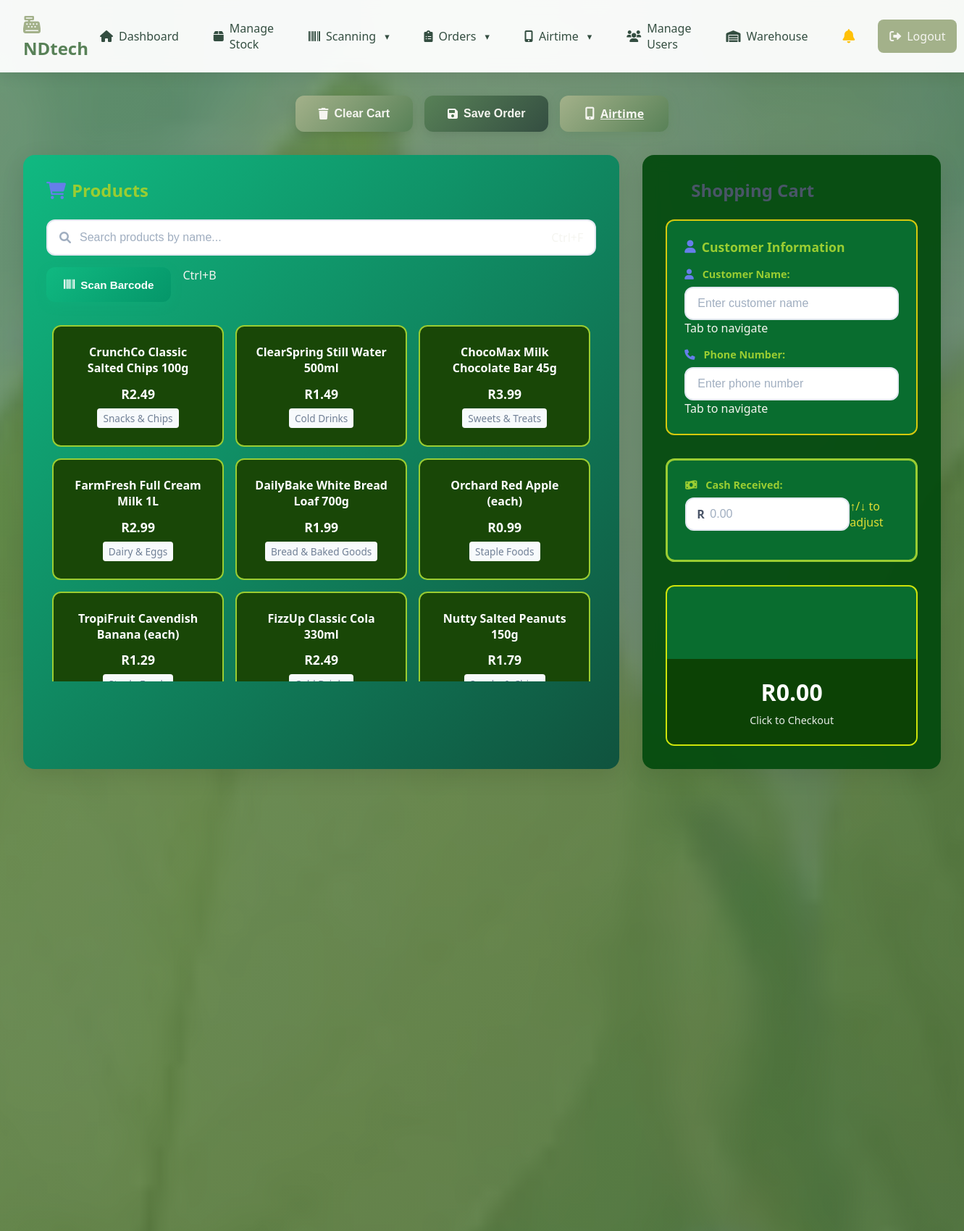
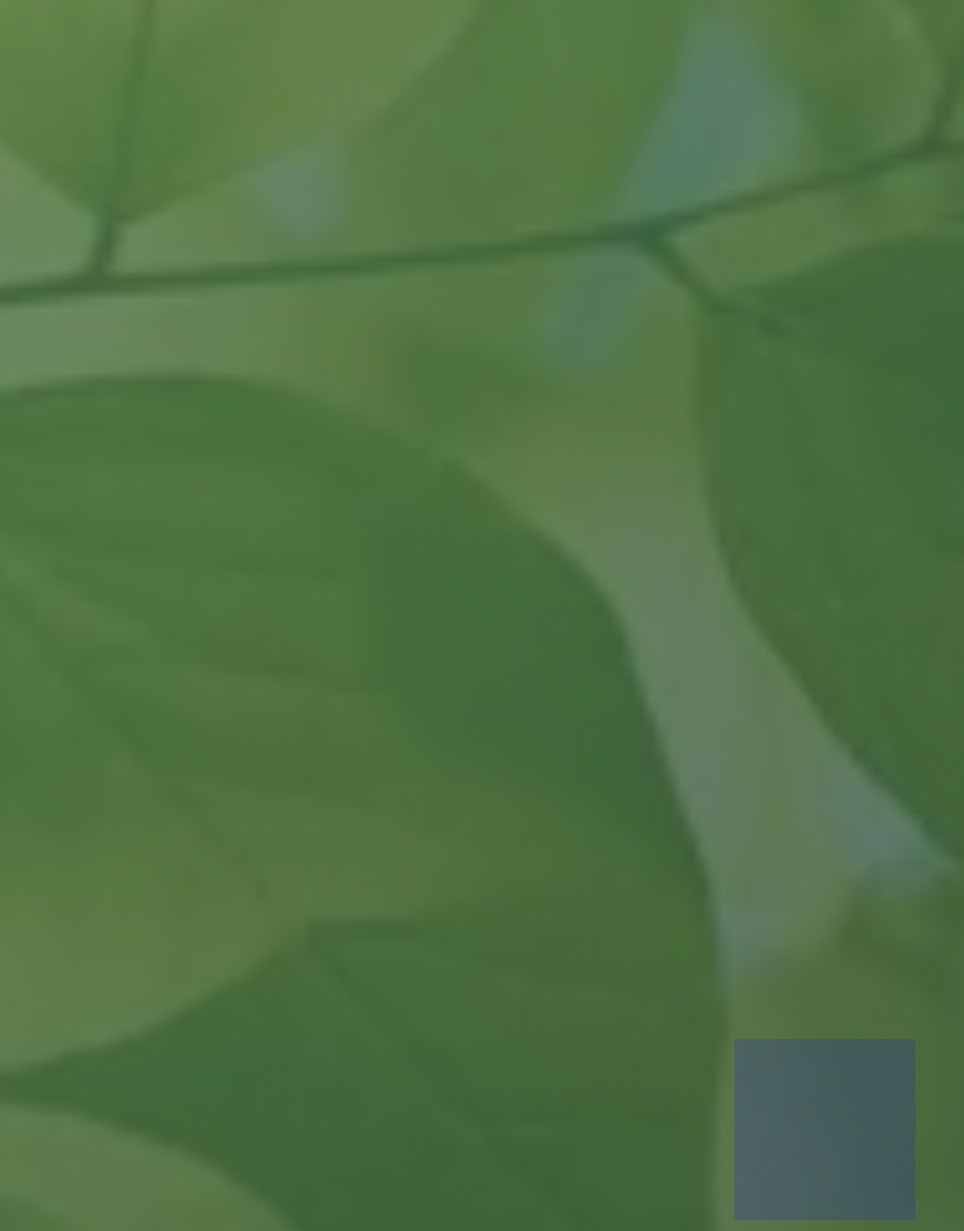
The app's page / (signed in, upper part) with its own data (2 pictures, top to bottom).
### nano/models.py (models this page shows, shortened)
class Product(models.Model):
    CATEGORY_CHOICES = [
        ('staple_foods', 'Staple Foods'),
        ('snacks_chips', 'Snacks & Chips'),
        ('cold_drinks', 'Cold Drinks'),
        ('sweets_treats', 'Sweets & Treats'),
        ('basic_groceries', 'Basic Groceries'),
        ('dairy_eggs', 'Dairy & Eggs'),
        ('bread_baked', 'Bread & Baked Goods'),
        ('canned_goods', 'Canned Goods'),
        ('personal_care', 'Personal Care'),
        ('household_items', 'Household Items'),
        ('airtime_data', 'Airtime & Data'),
        ('frozen_goods', 'Frozen Goods'),
        ('tuckshop_packs', 'Tuckshop Packs'),
        ('stationery', 'Stationery'),
        ('baby_products', 'Baby Products'),
        ('seasonal_items', 'Seasonal Items'),
    ]
    name = models.CharField(max_length=100)
    price = models.DecimalField(max_digits=10, decimal_places=2)
    description = models.TextField(blank=True)
    category = models.CharField(max_length=20, choices=CATEGORY_CHOICES, default='basic_groceries')
    expiry_date = models.DateField(null=True, blank=True)
    stock = models.IntegerField(default=0)  # Add stock field
    barcode = models.CharField(max_length=50, unique=True, null=True, blank=True)  # Add barcode field
    date_added = models.DateTimeField(default=timezone.now)
    is_on_sale = models.BooleanField(default=False)
    sale_price = models.DecimalField(max_digits=10, decimal_places=2, null=True, blank=True)
    sale_start_date = models.DateTimeField(null=True, blank=True)
    sale_end_date = models.DateTimeField(null=True, blank=True)
    def is_currently_on_sale(self):
        if not self.is_on_sale or not self.sale_price:
            return False
    def get_current_price(self):
        if self.is_currently_on_sale():
            return self.sale_price
        return self.price

### nano/views.py (the view)
# urls.py: 2. Add a URL to urlpatterns:  path('', views.home, name='home')
@login_required
def home(request):
    products = Product.objects.all()
    check_low_stock()
    return render(request, 'nano/home.html', {'products': products})

### confige/security.py (called while the page is built)
    @staticmethod
    def get_data_retention_days():
        return getattr(settings, 'DATA_RETENTION_DAYS', {
            'security_logs': 365,  # 1 year
            'audit_logs': 2555,    # 7 years
            'api_logs': 90,        # 3 months
            'user_activity': 365,  # 1 year
            'error_logs': 180,     # 6 months
        })

### nano/authentication.py (called while the page is built)
    def get_user(self, user_id):
        try:
            user = User.objects.get(pk=user_id)
            if not user.is_active:
                return None
            try:
                user_profile = UserProfile.objects.get(user=user)
                if not user_profile.is_active:
                    return None
            except UserProfile.DoesNotExist:
                pass
            return user
        except User.DoesNotExist:
            return None

### nano/views.py (called while the page is built, shortened)
def check_low_stock():
    low_stock_products = Product.objects.filter(stock__lt=10)

### nano/templates/nano/home.html (shortened to what this page needs)
{% extends 'nano/base.html' %}
{% load static %}
{% block extra_css %}
<link rel="stylesheet" href="{% static 'nano/home.css' %}">
{% endblock %}
{% block content %}
        <div class="bg-decoration-2"></div>
        <section class="action-section">
            <div class="action-buttons">
                <button class="action-btn clear-btn" onclick="clearCart()">
                    <i class="fas fa-trash"></i> Clear Cart
                </button>
                <button class="action-btn save-order-btn" onclick="saveOrder()">
                    <i class="fas fa-save"></i> Save Order
                </button>
                <a href="{% url 'airtime_dashboard' %}" class="action-btn airtime-btn">
                    <i class="fas fa-mobile-alt"></i> Airtime
                </a>
            </div>
        </section>
        </div>
        <div class="dashboard-grid">
            <section class="products-section">
                <h2><i class="fas fa-shopping-cart"></i> Products</h2>
                <div class="search-container">
                    <div class="search-box">
                        <i class="fas fa-search"></i>
                        <input type="text" id="product-search" placeholder="Search products by name..." autocomplete="off">
                        <div class="shortcut-hint">Ctrl+F</div>
                    </div>
                    <div class="barcode-scan-container">
                        <button type="button" class="btn btn-scan-barcode" onclick="toggleBarcodeScan()">
                            <i class="fas fa-barcode"></i> Scan Barcode
                        </button>
                        <div class="shortcut-hint">Ctrl+B</div>
                    </div>
                </div>
                <div class="products-grid" id="products-grid">
                    {% for product in products %}
                    <div class="product-card {% if product.is_currently_on_sale %}on-sale{% endif %}"
                         data-product-name="{{ product.name }}"
                         data-current-price="{{ product.get_current_price }}"
                         data-is-on-sale="{{ product.is_currently_on_sale|yesno:'true,false' }}"
                         data-regular-price="{{ product.price }}"
                         data-sale-price="{% if product.is_currently_on_sale %}{{ product.sale_price }}{% endif %}"
                         onclick="addToCartFromData(this)">
                        <div class="product-info">
                            <h3>{{ product.name }}</h3>
                            <div class="product-price">
                                {% if product.is_currently_on_sale %}
                                <span class="original-price">R{{ product.price }}</span>
                                <span class="sale-price">R{{ product.sale_price }}</span>
                                {% else %}
                                <span>R{{ product.price }}</span>
                                {% endif %}
                            </div>
                            <div class="product-category">{{ product.get_category_display }}</div>
                        </div>
                    </div>
                    {% endfor %}
                </div>
            </section>
            <section class="cart-section">
                <h2><i class="fas fa-shopping-basket"></i> Shopping Cart</h2>
                <div class="customer-section">
                    <h3><i class="fas fa-user"></i> Customer Information</h3>
                    <div class="customer-input-group">
                        <label for="customer-name" class="customer-label">
                            <i class="fas fa-user"></i> Customer Name:
                        </label>
                        <input type="text"
                               id="customer-name"
                               class="customer-input"
                               placeholder="Enter customer name"
                               required
                               minlength="2"
                               maxlength="100">
                        <div class="shortcut-hint">Tab to navigate</div>
                    </div>
                    <div class="customer-input-group">
                        <label for="customer-phone" class="customer-label">
                            <i class="fas fa-phone"></i> Phone Number:
                        </label>
                        <input type="tel"
                               id="customer-phone"
                               class="customer-input"
                               placeholder="Enter phone number"
                               pattern="[0-9]{10,15}"
                               title="Please enter a valid phone number (10-15 digits)"
                               required
                               minlength="10"
                               maxlength="15">
                        <div class="shortcut-hint">Tab to navigate</div>
                    </div>
                </div>
                <div class="payment-section">
                    <div class="payment-input-group">
                        <label for="cash-received" class="payment-label">
                            <i class="fas fa-money-bill-wave"></i> Cash Received:
                        </label>
                        <div class="payment-input-wrapper">
                            <span class="currency-symbol">R</span>
                            <input type="number"
                                id="cash-received"
                                class="payment-input"
                                placeholder="0.00"
                                step="0.01"
                                min="0"
                                oninput="calculateChange()">
                        <div class="shortcut-hint">↑/↓ to adjust</div>
                        </div>
                    </div>
                </div>
                <div class="cart-container">
                    <div id="cart-items" class="cart-items"></div>
                    <div class="cart-summary">
                        <div class="cart-total" id="total" onclick="checkoutOrder()">R0.00</div>
                        <div class="cart-label">Click to Checkout</div>
                    </div>
                </div>
            </section>
        </div>
{% endblock %}

### nano/static/nano/styles.css (style rules this page uses)
body { font-family: Arial, sans-serif; margin: 0; padding: 0; background-color: #f5f5f0; }

### nano/static/nano/notifications.css (style rules this page uses)
.btn { padding: 10px 20px; border: none; border-radius: 6px; cursor: pointer; font-size: 0.9rem; transition: all 0.2s ease; }

### records on screen
Product: name "CrunchCo Classic Salted Chips 100g", price "2.49", category "Snacks & Chips"
Product: name "ClearSpring Still Water 500ml", price "1.49", category "Cold Drinks"
Product: name "ChocoMax Milk Chocolate Bar 45g", price "3.99", category "Sweets & Treats"
Product: name "FarmFresh Full Cream Milk 1L", price "2.99", category "Dairy & Eggs"
Product: name "DailyBake White Bread Loaf 700g", price "1.99", category "Bread & Baked Goods"
Product: name "Orchard Red Apple (each)", price "0.99", category "Staple Foods"
Product: name "TropiFruit Cavendish Banana (each)", price "1.29"
Product: name "FizzUp Classic Cola 330ml", price "2.49"
Product: name "Nutty Salted Peanuts 150g", price "1.79"
